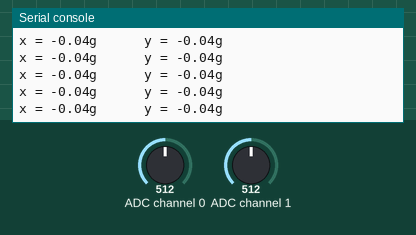
Simulated run of this program. Board: ESP8266 board running MicroPython. Shown: the last lines printed to the serial console. The inputs (shaded band) are chosen by the test bench; at power-on: ADC channel 0 = 512, ADC channel 1 = 512 (analog values on the 0–1023 scale).

Above: at 1.2 s.
1.3 s: ADC channel 0 set to 716
At 1.33 s:
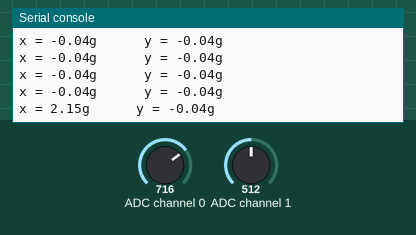
2.8 s: ADC channel 1 set to 716
At 2.86 s:
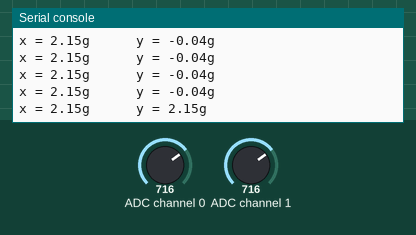
4.3 s: ADC channel 0 set to 900
At 4.38 s:
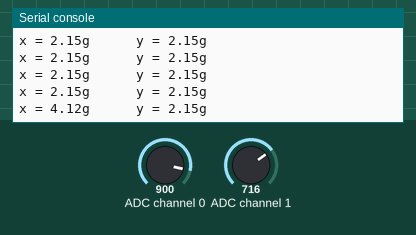
5.8 s: ADC channel 1 set to 900
At 5.81 s:
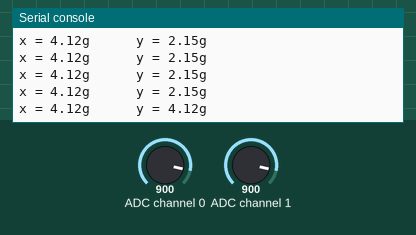
Timing chart, 0 to 8.3 s (numbered marks = the images above; inputs shaded):
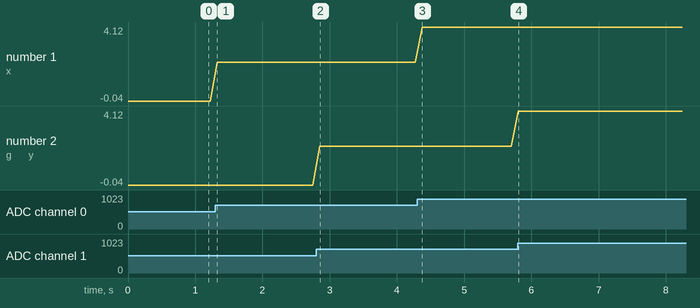

The program:

adxl335_xy_pcf8591.py
```python
from machine import Pin, I2C
import time

PCF8591 = 0x48
CH0 = b'\x00'
CH1 = b'\x01'

i2c = I2C(scl=Pin(5), sda=Pin(4), freq=100000)

while True:
    r = i2c.writeto(PCF8591, CH0)
    data0 = i2c.readfrom(PCF8591, 1)
    data0 = i2c.readfrom(PCF8591, 1)

    r = i2c.writeto(PCF8591, CH1)
    data1 = i2c.readfrom(PCF8591, 1)
    data1 = i2c.readfrom(PCF8591, 1)

    # calculate g value
    x = (data0[0] - 128) / 256 * 3.3 / 0.3
    y = (data1[0] - 128) / 256 * 3.3 / 0.3

    print('x = {:.2f}g \t\t y = {:.2f}g'.format(x, y))

    time.sleep_ms(100)
```

Measured:
- after the input at 1.3 s, the serial console: prints a new line at once (image 1)
- after the input at 2.8 s, the serial console: prints a new line after 0.05 s (image 2)
- after the input at 4.3 s, the serial console: prints a new line after 0.08 s (image 3)
- after the input at 5.8 s, the serial console: prints a new line at once (image 4)
- plotted number 1: -0.04 → 2.15 after the input at 1.3 s, 2.15 → 4.12 after the input at 4.3 s
